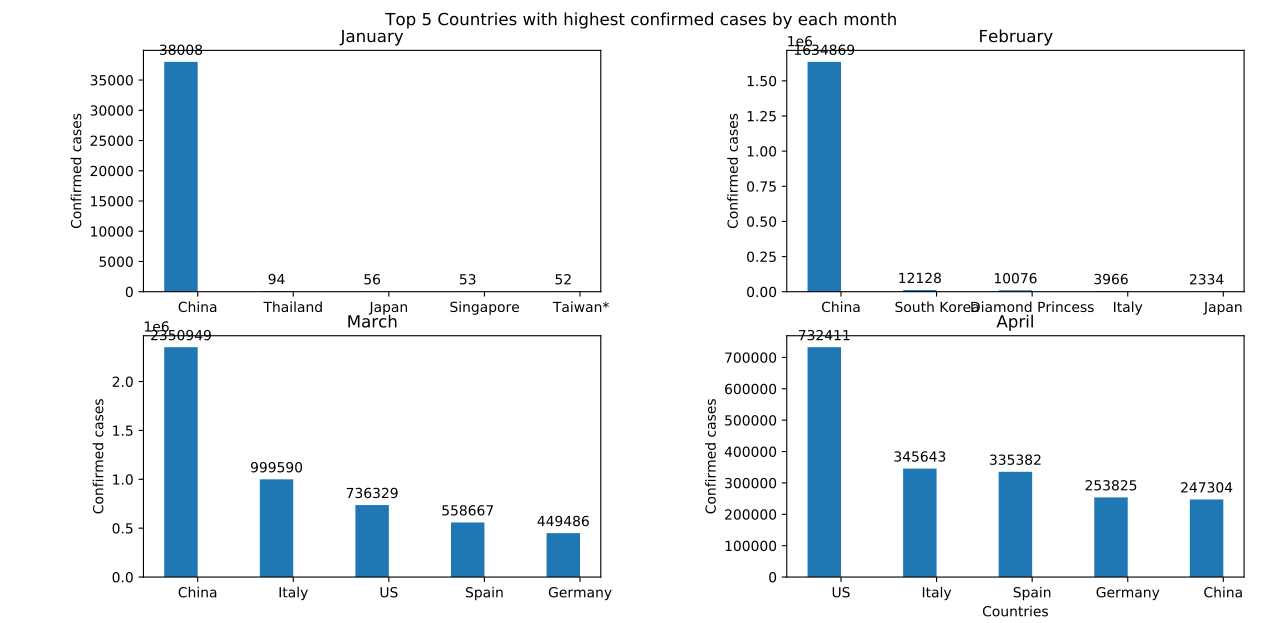

Recreate this plot in Python.
# Top 5 Confirmed cases.
import pandas as pd
import numpy as np
import matplotlib.pyplot as plt
from matplotlib.font_manager import FontProperties

fontP = FontProperties()
fontP.set_size('small')

file_name = 'assignment.xlsx'

data = pd.read_excel(file_name, columns=0, sheet_name="data_after_cleaning",
                     usecols=['Country/Region', 'Date', 'Confirmed'])
# print(data.head())
dates = set(list(data['Date']))
confirmed = set(list(data['Confirmed']))
countries = set(list(data['Country/Region']))

# countries = ['China', 'US','Italy', 'Spain', 'Germany', 'Iran', 'France', 'South Korea', 'United Kingdom', 'Switzerland']

# January data
January = data.loc[data['Date'] <= '2020-01-31'].groupby(['Country/Region'])['Confirmed'].sum().sort_values(ascending=False)[:5]
February = data.loc[(data['Date'] >= '2020-02-01') & (data['Date'] <= '2020-02-29')].groupby(['Country/Region'])['Confirmed'].sum().sort_values(ascending=False)[:5]
March = data.loc[(data['Date'] >= '2020-03-01') & (data['Date'] <= '2020-03-29')].groupby(['Country/Region'])['Confirmed'].sum().sort_values(ascending=False)[:5]
April = data.loc[(data['Date'] >= '2020-04-01') & (data['Date'] <= '2020-04-29')].groupby(['Country/Region'])['Confirmed'].sum().sort_values(ascending=False)[:5]

months = [January, February, March, April]
month_names = ['January', 'February', "March", "April"]

fig, axes = plt.subplots(nrows=2, ncols=2, figsize=(8, 8))
fig.subplots_adjust(hspace=0.25, wspace=0.35)

for ax, month, month_name in zip(axes.flatten(), months, month_names):
    labels = list(month.keys())
    x = np.arange(len(labels))  # the label locations
    width = 0.35  # the width of the bars
    rects1 = ax.bar(x - width/2, list(month), width)
    ax.set_title(month_name)
    ax.set_ylabel("Confirmed cases")
    ax.set_xticks(x)
    ax.set_xticklabels(labels)


    def autolabel(rects):
        """Attach a text label above each bar in *rects*, displaying its height."""
        for rect in rects:
            height = rect.get_height()
            ax.annotate('{}'.format(height), xy=(rect.get_x() + rect.get_width() / 2, height),
                        xytext=(0, 3), textcoords="offset points", ha='center', va='bottom')
    autolabel(rects1)

fig.tight_layout()
plt.xlabel('Countries')
plt.ylabel('Confirmed cases')
plt.suptitle("Top 5 Countries with highest confirmed cases by each month")
plt.tight_layout()
plt.show()


# plt.savefig('img_trend2.pdf', bbox_inches='tight')
